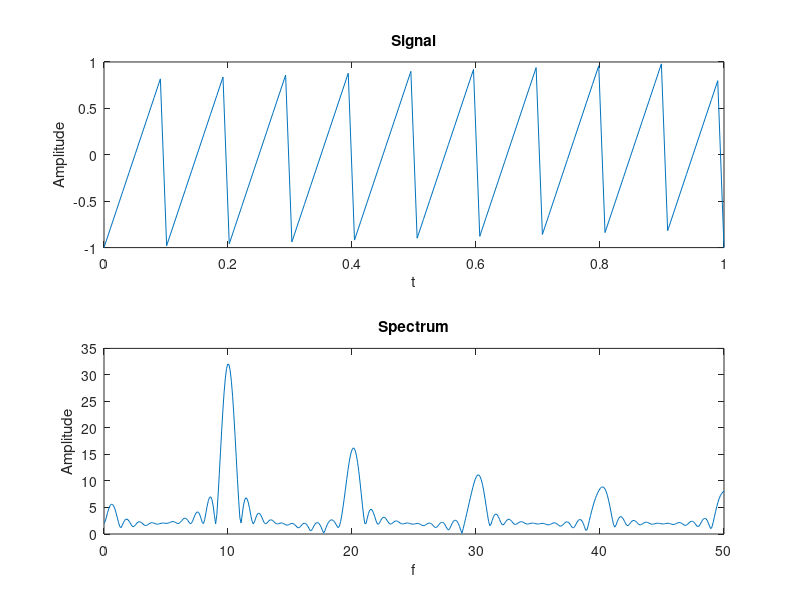

The MATLAB script that drew this image:
%To obtain the spectrum of the input signal
clc
clear all
close all
%Step1: To define the signal
t=linspace(0,1,100); %Time vector
f1=10;             %Frequency of the signal
x=sawtooth(2*pi*f1*t);
% w=rand(1,length(x1)); 
% x=x1+w%Signal
%Step2: To obtain the spectrum
N=1024;  % Number of points in FFT
fs=100;  %Sampling frequency
f=fs/2*linspace(0,1,N/2); %Defing the frequency axis
X=fft(x,N);
%Step 3: To plot the signal and spectrum
subplot(2,1,1),plot(t,x),
xlabel('t'),ylabel('Amplitude'),title('Signal')
subplot(2,1,2),plot(f,abs(X(1:length(f))))
xlabel('f'),ylabel('Amplitude'),title('Spectrum')
